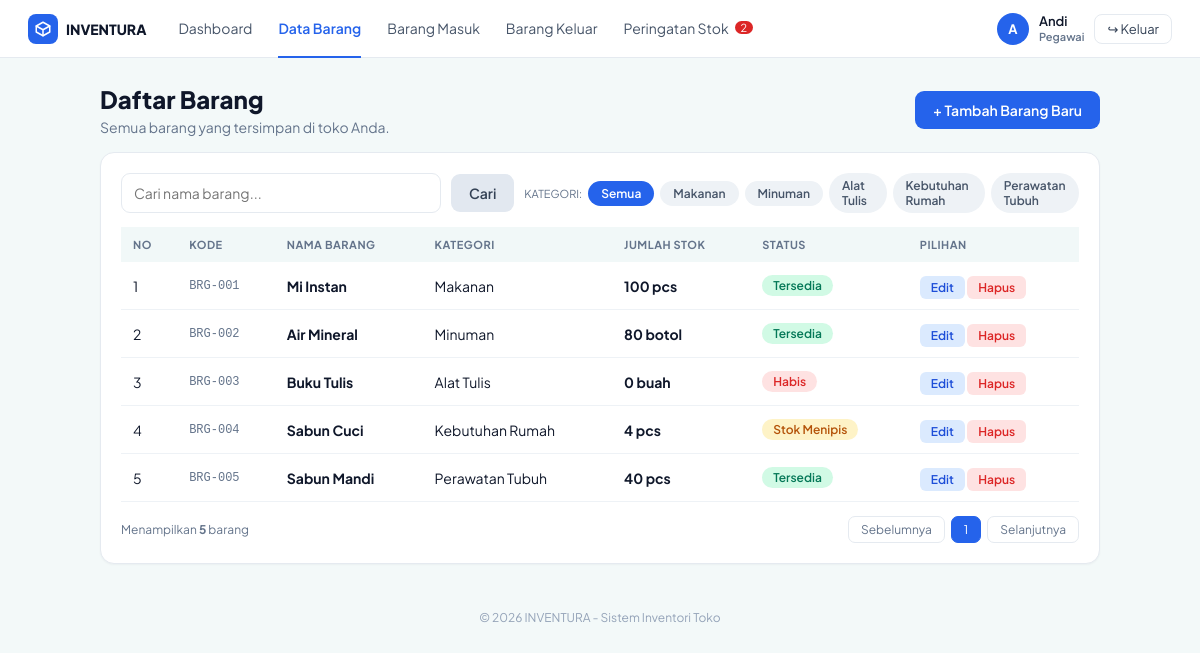
/barang.php (signed in), run on the app's committed database.
### tables this page shows
CREATE TABLE kategori (
  id_kategori INT AUTO_INCREMENT PRIMARY KEY,
  nama_kategori VARCHAR(100) NOT NULL
);

CREATE TABLE barang (
  id_barang INT AUTO_INCREMENT PRIMARY KEY,
  id_kategori INT NOT NULL,
  nama_barang VARCHAR(100) NOT NULL,
  satuan VARCHAR(20) NOT NULL,
  stok INT NOT NULL,
  stok_minimum INT NOT NULL,
  FOREIGN KEY (id_kategori) REFERENCES kategori(id_kategori)
);

### barang.php (the view, shortened to what this page needs)
<?php
$halaman = "barang";
include "header.php";
$cari = isset($_GET['cari']) ? mysqli_real_escape_string($koneksi, $_GET['cari']) : "";
$id_kat = isset($_GET['kategori']) ? intval($_GET['kategori']) : 0;
$where = "WHERE b.nama_barang LIKE '%$cari%'";
$hasil = mysqli_query($koneksi, "SELECT b.*, k.nama_kategori FROM barang b
    JOIN kategori k ON b.id_kategori = k.id_kategori $where ORDER BY b.id_barang");
$jumlah = mysqli_num_rows($hasil);
$kategori = mysqli_query($koneksi, "SELECT * FROM kategori");
?>
<div class="baris-bawah" style="margin:0 0 16px">
  <div><h1>Daftar Barang</h1><p class="sub" style="margin:0">Semua barang yang tersimpan di toko Anda.</p></div>
  <a class="btn" href="barang_form.php">+ Tambah Barang Baru</a>
</div>
<div class="kartu">
  <form method="get" class="cari">
    <input type="text" name="cari" placeholder="Cari nama barang..." value="<?= htmlspecialchars($cari) ?>">
    <button class="btn btn-abu" type="submit">Cari</button>
    <div class="filter">KATEGORI:
      <a class="chip <?= $id_kat == 0 ? 'aktif' : '' ?>" href="barang.php">Semua</a>
      <?php while ($k = mysqli_fetch_assoc($kategori)) { ?>
        <a class="chip <?= $id_kat == $k['id_kategori'] ? 'aktif' : '' ?>" href="barang.php?kategori=<?= $k['id_kategori'] ?>"><?= $k['nama_kategori'] ?></a>
      <?php } ?>
    </div>
  </form>
  <table>
    <tr><th>No</th><th>Kode</th><th>Nama Barang</th><th>Kategori</th><th>Jumlah Stok</th><th>Status</th><th>Pilihan</th></tr>
    <?php $no = 1; while ($b = mysqli_fetch_assoc($hasil)) { $s = status_stok($b['stok'], $b['stok_minimum']); ?>
    <tr>
      <td><?= $no++ ?></td>
      <td class="kode"><?= kode_barang($b['id_barang']) ?></td>
      <td class="tebal"><?= htmlspecialchars($b['nama_barang']) ?></td>
      <td><?= $b['nama_kategori'] ?></td>
      <td class="tebal"><?= $b['stok'] ?> <?= $b['satuan'] ?></td>
      <td><span class="pill <?= $s[1] ?>"><?= $s[0] ?></span></td>
      <td>
        <a class="btn-edit" href="barang_form.php?id=<?= $b['id_barang'] ?>">Edit</a>
        <a class="btn-hapus" href="barang_hapus.php?id=<?= $b['id_barang'] ?>" onclick="return confirm('Yakin hapus barang ini?')">Hapus</a>
      </td>
    </tr>
    <?php } ?>
  </table>
  <div class="halaman">
    <span>Menampilkan <b><?= $jumlah ?></b> barang</span>
    <div class="nomor"><span>Sebelumnya</span><span class="aktif">1</span><span>Selanjutnya</span></div>
  </div>
</div>
<?php include "footer.php"; ?>

### header.php (shortened to what this page needs)
<?php
include "koneksi.php";
$q = mysqli_query($koneksi, "SELECT COUNT(*) AS n FROM barang WHERE stok <= stok_minimum");
$jumlah_peringatan = mysqli_fetch_assoc($q)['n'];
function aktif($nama) { global $halaman; return $halaman == $nama ? "aktif" : ""; }
?>
<!DOCTYPE html>
<html lang="id">
<head>
  <link rel="stylesheet" href="style.css">
</head>
<body>
<div class="menu">
  <div class="logo"><span class="logo-kotak"><?= logo_icon() ?></span> INVENTURA</div>
  <a class="tautan <?= aktif('dashboard') ?>" href="index.php">Dashboard</a>
  <a class="tautan <?= aktif('barang') ?>" href="barang.php">Data Barang</a>
  <a class="tautan <?= aktif('masuk') ?>" href="transaksi.php?jenis=Masuk">Barang Masuk</a>
  <a class="tautan <?= aktif('keluar') ?>" href="transaksi.php?jenis=Keluar">Barang Keluar</a>
  <a class="tautan <?= aktif('peringatan') ?>" href="peringatan.php">Peringatan Stok
    <?php if ($jumlah_peringatan > 0) { ?><span class="badge"><?= $jumlah_peringatan ?></span><?php } ?></a>
  <div class="kanan">
    <div class="avatar"><?= strtoupper(substr($_SESSION['nama_pegawai'], 0, 1)) ?></div>
    <div class="nama"><?= htmlspecialchars($_SESSION['nama_pegawai']) ?><small>Pegawai</small></div>
    <a class="btn-keluar" href="logout.php">&#x21AA; Keluar</a>
  </div>
</div>
<div class="isi">

### koneksi.php (shortened to what this page needs)
<?php
function status_stok($stok, $min) {
    if ($stok <= 0) return array("Habis", "habis");
    if ($stok <= $min) return array("Stok Menipis", "menipis");
    return array("Tersedia", "aman");
}
function logo_icon($ukuran = 18) {
    return '<svg width="'.$ukuran.'" height="'.$ukuran.'" viewBox="0 0 24 24" fill="none" stroke="#fff" stroke-width="2" stroke-linejoin="round" stroke-linecap="round"><path d="M21 8l-9-5-9 5v8l9 5 9-5V8z"/><path d="M3 8l9 5 9-5M12 13v8"/></svg>';
}
function kode_barang($id) {
    return "BRG-" . str_pad($id, 3, "0", STR_PAD_LEFT);
}
?>

### footer.php
</div>
<p class="footer">&copy; 2026 INVENTURA - Sistem Inventori Toko</p>
</body>
</html>

### style.css (style rules this page uses)
:root { --biru:#2563eb; --biru-tua:#1e40af; --hijau:#047857; --bg:#f3f9f9; --garis:#e5eaf0; --teks:#0f172a; --abu:#64748b; }
* { box-sizing: border-box; }
body { font-family: 'Plus Jakarta Sans', Arial, sans-serif; background: var(--bg); margin: 0; color: var(--teks); font-size: 14px; }
a { color: var(--biru); text-decoration: none; }
.menu { background:#fff; border-bottom:1px solid var(--garis); padding:0 28px; height:58px; display:flex; align-items:center; gap:26px; }
.logo { display:flex; align-items:center; gap:8px; font-weight:800; color:var(--teks); margin-right:6px; }
.logo-kotak { background:var(--biru); width:30px; height:30px; border-radius:8px; display:flex; align-items:center; justify-content:center; }
.menu .tautan { color:#475569; height:58px; display:flex; align-items:center; gap:6px; border-bottom:2px solid transparent; }
.menu .tautan.aktif { color:var(--biru); border-bottom-color:var(--biru); font-weight:600; }
.badge { background:#dc2626; color:#fff; border-radius:10px; padding:0 6px; font-size:11px; }
.kanan { margin-left:auto; display:flex; align-items:center; gap:10px; }
.avatar { width:32px; height:32px; border-radius:50%; background:var(--biru); color:#fff; display:flex; align-items:center; justify-content:center; font-weight:700; font-size:13px; }
.nama small { display:block; color:var(--abu); font-size:11px; }
.nama { line-height:1.2; font-weight:600; font-size:13px; }
.btn-keluar { border:1px solid var(--garis); border-radius:8px; padding:6px 12px; color:#334155; font-size:13px; }
.isi { max-width:1040px; margin:26px auto; padding:0 20px; }
.footer { text-align:center; color:#94a3b8; font-size:12px; padding:20px; }
h1 { font-size:24px; margin:0 0 4px; font-weight:800; }
.sub { color:var(--abu); margin:0 0 20px; }
.kartu { background:#fff; border:1px solid var(--garis); border-radius:14px; padding:20px; margin-bottom:18px; box-shadow:0 1px 2px rgba(15,23,42,.04); }
table { width:100%; border-collapse:collapse; }
th { text-align:left; font-size:11px; color:var(--abu); letter-spacing:.5px; text-transform:uppercase; padding:11px 12px; background:#f1f8f8; }
td { padding:13px 12px; border-bottom:1px solid #eef2f6; }
td.kode { font-family:Consolas,monospace; font-size:12px; color:var(--abu); }
.tebal { font-weight:700; }
.pill { display:inline-block; padding:3px 11px; border-radius:20px; font-size:12px; font-weight:600; }
.aman, .pill-hijau { background:#d1fae5; color:#047857; }
.menipis, .pill-kuning { background:#fef3c7; color:#b45309; }
.habis, .pill-merah { background:#fee2e2; color:#dc2626; }
.btn { display:inline-block; background:var(--biru); color:#fff; border:none; padding:10px 18px; border-radius:9px; font-weight:600; font-size:14px; cursor:pointer; font-family:inherit; }
.btn-abu { background:#e2e8f0; color:#334155; }
.btn-edit { background:#dbeafe; color:#1d4ed8; padding:4px 11px; border-radius:6px; font-size:12px; font-weight:600; }
.btn-hapus { background:#fee2e2; color:#dc2626; padding:4px 11px; border-radius:6px; font-size:12px; font-weight:600; }
input[type=text], input[type=password], input[type=number], input[type=date], select { width:100%; padding:10px 12px; border:1px solid var(--garis); border-radius:9px; font-size:14px; font-family:inherit; background:#fff; }
.baris-bawah { display:flex; align-items:center; justify-content:space-between; margin-top:16px; }
.cari { display:flex; gap:10px; align-items:center; margin-bottom:14px; }
.cari input { max-width:320px; }
.chip { padding:5px 13px; border-radius:20px; background:#eef2f6; color:#475569; font-size:12px; font-weight:600; }
.chip.aktif { background:var(--biru); color:#fff; }
.filter { margin-left:auto; display:flex; gap:6px; align-items:center; color:var(--abu); font-size:11px; }
.halaman { display:flex; justify-content:space-between; align-items:center; margin-top:14px; color:var(--abu); font-size:12px; }
.nomor { display:flex; gap:6px; }
.nomor span { padding:5px 12px; border:1px solid var(--garis); border-radius:7px; background:#fff; }
.nomor span.aktif { background:var(--biru); color:#fff; border-color:var(--biru); }

### data on the page
kategori: nama_kategori "Makanan"
kategori: nama_kategori "Minuman"
kategori: nama_kategori "Alat Tulis"
kategori: nama_kategori "Kebutuhan Rumah"
kategori: nama_kategori "Perawatan Tubuh"
barang: id_barang "BRG-001", nama_barang "Mi Instan", id_kategori.nama_kategori "Makanan", stok "100", satuan "pcs", stok+stok_minimum "Tersedia"
barang: id_barang "BRG-002", nama_barang "Air Mineral", id_kategori.nama_kategori "Minuman", stok "80", satuan "botol", stok+stok_minimum "Tersedia"
barang: id_barang "BRG-003", nama_barang "Buku Tulis", id_kategori.nama_kategori "Alat Tulis", stok "0", satuan "buah", stok+stok_minimum "Habis"
barang: id_barang "BRG-004", nama_barang "Sabun Cuci", id_kategori.nama_kategori "Kebutuhan Rumah", stok "4", satuan "pcs", stok+stok_minimum "Stok Menipis"
barang: id_barang "BRG-005", nama_barang "Sabun Mandi", id_kategori.nama_kategori "Perawatan Tubuh", stok "40", satuan "pcs", stok+stok_minimum "Tersedia"

### other printed values
$jumlah_peringatan "2"
substr($_SESSION['nama_pegawai'], 0, 1) "A"
$_SESSION['nama_pegawai'] "Andi"
$jumlah "5"
